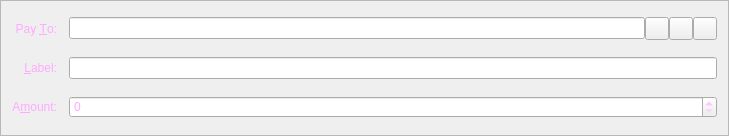
<?xml version="1.0" encoding="UTF-8"?>
<ui version="4.0">
 <class>SendCoinsEntry</class>
 <widget class="QFrame" name="SendCoinsEntry">
  <property name="geometry">
   <rect>
    <x>0</x>
    <y>0</y>
    <width>729</width>
    <height>136</height>
   </rect>
  </property>
  <property name="windowTitle">
   <string>Form</string>
  </property>
  <property name="styleSheet">
   <string notr="true">background-image: url(:/images/bkg2);
color: rgb(255, 170, 255);</string>
  </property>
  <property name="frameShape">
   <enum>QFrame::StyledPanel</enum>
  </property>
  <property name="frameShadow">
   <enum>QFrame::Sunken</enum>
  </property>
  <layout class="QGridLayout" name="gridLayout">
   <property name="spacing">
    <number>12</number>
   </property>
   <item row="5" column="0">
    <widget class="QLabel" name="label">
     <property name="text">
      <string>A&amp;mount:</string>
     </property>
     <property name="alignment">
      <set>Qt::AlignRight|Qt::AlignTrailing|Qt::AlignVCenter</set>
     </property>
     <property name="buddy">
      <cstring>payAmount</cstring>
     </property>
    </widget>
   </item>
   <item row="3" column="0">
    <widget class="QLabel" name="label_2">
     <property name="text">
      <string>Pay &amp;To:</string>
     </property>
     <property name="alignment">
      <set>Qt::AlignRight|Qt::AlignTrailing|Qt::AlignVCenter</set>
     </property>
     <property name="buddy">
      <cstring>payTo</cstring>
     </property>
    </widget>
   </item>
   <item row="5" column="1">
    <widget class="BitcoinAmountField" name="payAmount"/>
   </item>
   <item row="4" column="1">
    <layout class="QHBoxLayout" name="horizontalLayout_2">
     <property name="spacing">
      <number>0</number>
     </property>
     <item>
      <widget class="QValidatedLineEdit" name="addAsLabel">
       <property name="enabled">
        <bool>true</bool>
       </property>
       <property name="toolTip">
        <string>Enter a label for this address to add it to your address book</string>
       </property>
      </widget>
     </item>
    </layout>
   </item>
   <item row="4" column="0">
    <widget class="QLabel" name="label_4">
     <property name="text">
      <string>&amp;Label:</string>
     </property>
     <property name="alignment">
      <set>Qt::AlignRight|Qt::AlignTrailing|Qt::AlignVCenter</set>
     </property>
     <property name="buddy">
      <cstring>addAsLabel</cstring>
     </property>
    </widget>
   </item>
   <item row="3" column="1">
    <layout class="QHBoxLayout" name="payToLayout">
     <property name="spacing">
      <number>0</number>
     </property>
     <item>
      <widget class="QValidatedLineEdit" name="payTo">
       <property name="toolTip">
        <string>The address to send the payment to  (e.g. BibZkka436JBLvYDPapkgc8cCPqsD1maFJ)</string>
       </property>
       <property name="maxLength">
        <number>34</number>
       </property>
      </widget>
     </item>
     <item>
      <widget class="QToolButton" name="addressBookButton">
       <property name="toolTip">
        <string>Choose address from address book</string>
       </property>
       <property name="text">
        <string/>
       </property>
       <property name="icon">
        <iconset resource="../bitcoin.qrc">
         <normaloff>:/icons/address-book</normaloff>:/icons/address-book</iconset>
       </property>
       <property name="shortcut">
        <string>Alt+A</string>
       </property>
      </widget>
     </item>
     <item>
      <widget class="QToolButton" name="pasteButton">
       <property name="toolTip">
        <string>Paste address from clipboard</string>
       </property>
       <property name="text">
        <string/>
       </property>
       <property name="icon">
        <iconset resource="../bitcoin.qrc">
         <normaloff>:/icons/editpaste</normaloff>:/icons/editpaste</iconset>
       </property>
       <property name="shortcut">
        <string>Alt+P</string>
       </property>
      </widget>
     </item>
     <item>
      <widget class="QToolButton" name="deleteButton">
       <property name="toolTip">
        <string>Remove this recipient</string>
       </property>
       <property name="text">
        <string/>
       </property>
       <property name="icon">
        <iconset resource="../bitcoin.qrc">
         <normaloff>:/icons/remove</normaloff>:/icons/remove</iconset>
       </property>
      </widget>
     </item>
    </layout>
   </item>
  </layout>
 </widget>
 <customwidgets>
  <customwidget>
   <class>BitcoinAmountField</class>
   <extends>QSpinBox</extends>
   <header>bitcoinamountfield.h</header>
   <container>1</container>
  </customwidget>
  <customwidget>
   <class>QValidatedLineEdit</class>
   <extends>QLineEdit</extends>
   <header>qvalidatedlineedit.h</header>
  </customwidget>
 </customwidgets>
 <resources>
  <include location="../bitcoin.qrc"/>
 </resources>
 <connections/>
</ui>
